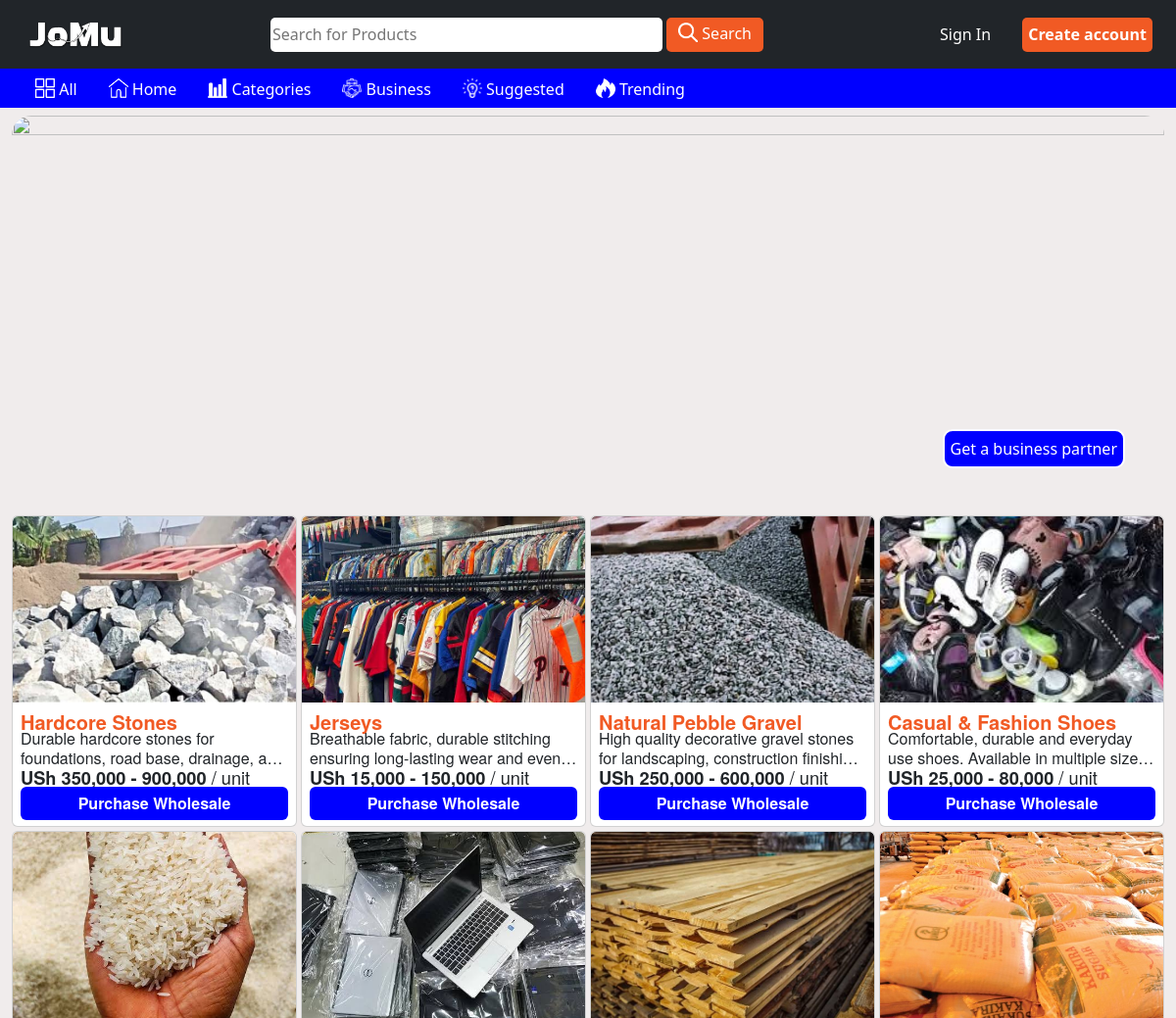
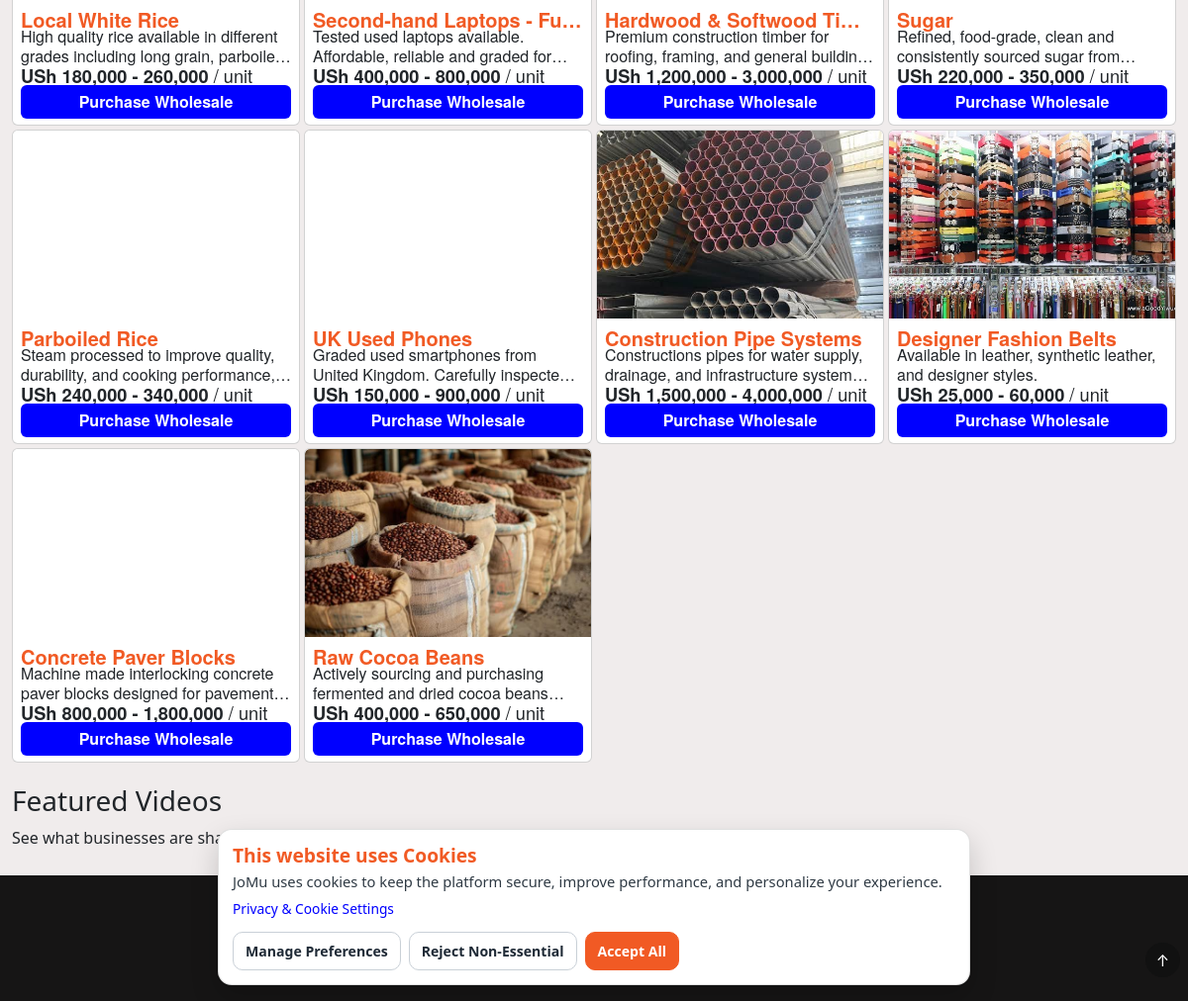
The page / on the database its author committed (2 pictures, top to bottom).
### tables this page shows
CREATE TABLE IF NOT EXISTS `listings` (
  `listing_id` int NOT NULL AUTO_INCREMENT,
  `user_id` int NOT NULL,
  `category` varchar(100) NOT NULL,
  `region` varchar(20) DEFAULT NULL,
  `city_town` varchar(120) DEFAULT NULL,
  `media` varchar(255) DEFAULT NULL,
  `stockname` varchar(100) NOT NULL,
  `description` varchar(400) DEFAULT NULL,
  `hashtags` varchar(220) DEFAULT NULL,
  `price` decimal(12,2) DEFAULT NULL,
  `price_from` varchar(30) DEFAULT NULL,
  `price_to` varchar(30) DEFAULT NULL,
  `created_at` timestamp NOT NULL DEFAULT CURRENT_TIMESTAMP,
  `listing_type` varchar(20) NOT NULL DEFAULT 'product',
  `moderation_status` varchar(20) NOT NULL DEFAULT 'visible',
  `hidden_reason` varchar(255) DEFAULT NULL,
  `hidden_at` datetime DEFAULT NULL,
  `hidden_by_admin_id` int UNSIGNED DEFAULT NULL,
  `admin_reviewed_at` datetime DEFAULT NULL,
  `admin_purged_at` datetime DEFAULT NULL,
  `views` int NOT NULL DEFAULT '0',
  `out_of_stock` tinyint(1) NOT NULL DEFAULT '0',
  PRIMARY KEY (`listing_id`)
);

### php/partials/helpers.php (called while the page is built, shortened)
<?php
function getMediaPath($media, $base) {
    return $base.$media;
}
function formatMoneyNumberPart(string $value): string
{
    $trimmed = trim($value);
    $normalized = str_replace([',', ' '], '', $trimmed);
    $negative = str_starts_with($normalized, '-');
    $parts = explode('.', $normalized, 2);
    $integer = $parts[0] ?? '0';
    $decimal = $parts[1] ?? '';
    $formattedInteger = number_format((int) $integer, 0, '.', ',');
    $formatted = $decimal !== '' ? ($formattedInteger . '.' . $decimal) : $formattedInteger;
    return $negative ? ('-' . $formatted) : $formatted;
}
function formatProductPriceRange(string $priceFrom, string $priceTo): string
{
    return 'USh ' . formatMoneyNumberPart($priceFrom) . ' - ' . formatMoneyNumberPart($priceTo) . ' / unit';
}

### index.php (the view, shortened to what this page needs)
<?php
require 'php/connection/dbconn.php';
require 'php/partials/helpers.php';
$searchQuery = trim((string) ($_GET['search'] ?? ''));
$hasActiveSearch = $searchQuery !== '';
function normalizeHomeSearchText(string $value): string
{
    $value = strtolower($value);
    $value = preg_replace('/[^a-z0-9]+/', ' ', $value);
    return trim(preg_replace('/\s+/', ' ', (string) $value));
}
function homeSearchTokens(string $query): array
{
    $normalized = normalizeHomeSearchText($query);
    if ($normalized === '') {
        return [];
    }
    $tokens = [];
    return array_keys($tokens);
}
function requestedHomeListingType(string $query): string
{
    $tokens = homeSearchTokens($query);
    if (count($tokens) !== 1) {
        return '';
    }
    return '';
}
function buildHomePersonalizationContext(mysqli $conn, int $currentUserId): array
{
    $context = [
        'listing_ids' => [],
        'seller_ids' => [],
        'categories' => [],
        'types' => [],
        'terms' => [],
        'global_terms' => [],
    ];
    if ($currentUserId <= 0) {
        return $context;
    }
    return $context;
}
function shuffleHomeListings(array $listings): array
{
    shuffle($listings);
    return $listings;
}
function applyGuestTrendingFeed(array $listings): array
{
    if (count($listings) <= 60) {
        return shuffleHomeListings($listings);
    }
    $selected = [];
    $selectedIds = [];
    $selected = appendRemainingHomeListings($listings, $selected, $selectedIds);
    return shuffleHomeListings($selected);
}
$image_listings = [];
$currentUserId = 0;
$searchTokens = homeSearchTokens($searchQuery);
$requestedListingType = requestedHomeListingType($searchQuery);
$homePersonalizationContext = buildHomePersonalizationContext($conn, $currentUserId);
$matchedListings = [];
$res = $conn->query(
    "SELECT l.*, u.businessname AS seller_businessname, u.profilepic AS seller_profilepic
     FROM listings l
     INNER JOIN users u ON u.id = l.user_id
     WHERE COALESCE(l.out_of_stock, 0) = 0
       AND COALESCE(l.moderation_status, 'visible') <> 'hidden'
       AND l.admin_purged_at IS NULL
     ORDER BY l.created_at DESC"
);
while ($row = $res->fetch_assoc()){
    $row['_home_search_score'] = $hasActiveSearch
        ? scoreHomeListingSearch($row, $searchQuery, $searchTokens, $requestedListingType)
        : 1;
    $matchedListings[] = $row;
}
$categoryCounts = [];
foreach ($matchedListings as $listing) {
    $categoryKey = normalizeHomeSearchText((string) ($listing['category'] ?? ''));
    $categoryCounts[$categoryKey] = ($categoryCounts[$categoryKey] ?? 0) + 1;
}
if ($hasActiveSearch) {
    usort($matchedListings, function (array $a, array $b) use ($requestedListingType, $categoryCounts): int {
        $scoreCompare = (int) ($b['_home_search_score'] ?? 0) <=> (int) ($a['_home_search_score'] ?? 0);
        if ($scoreCompare !== 0) {
            return $scoreCompare;
        }
        if ($requestedListingType !== '') {
            $aCategory = normalizeHomeSearchText((string) ($a['category'] ?? ''));
            $bCategory = normalizeHomeSearchText((string) ($b['category'] ?? ''));
            $categoryCompare = (int) ($categoryCounts[$bCategory] ?? 0) <=> (int) ($categoryCounts[$aCategory] ?? 0);
            if ($categoryCompare !== 0) {
                return $categoryCompare;
            }
        }
        return homeListingCreatedTimestamp($b) <=> homeListingCreatedTimestamp($a);
    });
} else {
    $matchedListings = $currentUserId > 0
        ? applyHomeFeedMix($matchedListings, $homePersonalizationContext)
        : applyGuestTrendingFeed($matchedListings);
}
foreach ($matchedListings as $row) {
    $image_listings[] = $row;
}
?>
<!DOCTYPE html>
<html lang="en">
<head>
    <link rel="stylesheet" href="assets/bootstrap.css">
    <link rel="stylesheet" href="assets/style.css">
</head>
<body class="body-one home-page">
    <header>
        <?php require 'components/nav.php' ?>
    </header>
    <main class="main-one">
        <div class="container-fluid mt-2 d-none d-md-none d-lg-block">
            <video width="53.5%" autoplay loop muted src="assets/videos/JoMu animation large_screens.mp4"
                class="animation welcome-carousel" style="object-fit: cover;"></video>
            <div id="myCourasel" class="carousel-slide" data-bs-ride="carousel">
                <div class="carousel-inner welcome-carousel" id="carousel-inner">
                    <div class="carousel-item active">
                    </div>
                    <button class="button find-partner" onclick="location.href='businessbulkorders.html'">Get a business
                        partner</button>
                </div>
            </div>
        </div>
        <div class="container my-2 cards-container">
            <div class="row g-1" id="imageListingsRow">
            <?php
             foreach ($image_listings as $listing) { ?>
                <div class="col-6 col-md-4 col-lg-3 listing-search-item" data-search-stock="<?php echo htmlspecialchars((string) ($listing['stockname'] ?? '')); ?>" data-search-category="<?php echo htmlspecialchars((string) ($listing['category'] ?? '')); ?>">
                    <div class="card h-100">
                        <?php
                            $listingType = strtolower((string) ($listing['listing_type'] ?? ''));
                            $isOwnListing = $currentUserId > 0 && (int) ($listing['user_id'] ?? 0) === $currentUserId;
                            $actionButtonLabel = $isOwnListing
                                ? 'See Listing'
                                : ($listingType === 'service' ? 'Schedule a Service' : 'Purchase Wholesale');
                            $priceFrom = trim((string) ($listing['price_from'] ?? ''));
                            $priceTo = trim((string) ($listing['price_to'] ?? ''));
                            $productPriceLabel = '';
                            if ($listingType === 'product' && $priceFrom !== '' && $priceTo !== '') {
                                $productPriceLabel = formatProductPriceRange($priceFrom, $priceTo);
                            } elseif ($listingType === 'product') {
                                $productPriceLabel = formatPriceText(trim((string) ($listing['price'] ?? '')));
                            }
                            $displayPriceLabel = $productPriceLabel;
                            $purchaseParams = http_build_query([
                                'image' => getMediaPath($listing['media'], 'php/'),
                                'title' => $listing['stockname'] ?? '',
                                'price' => $productPriceLabel !== '' ? $productPriceLabel : ($listing['price'] ?? ''),
                                'raw_price' => $listing['price'] ?? '',
                                'price_from' => $priceFrom,
                                'price_to' => $priceTo,
                                'description' => $listing['description'] ?? '',
                                'category' => $listing['category'] ?? '',
                                'seller_businessname' => $listing['seller_businessname'] ?? '',
                                'seller_profilepic' => $listing['seller_profilepic'] ?? '',
                                'seller_id' => $listing['user_id'] ?? '',
                                'listing_id' => $listing['listing_id'] ?? '',
                                'listing_type' => $listingType,
                                'owner_view' => $isOwnListing ? '1' : '0',
                            ]);
                            $purchaseUrl = 'purchasewholesale.html?' . $purchaseParams;
                            $actionUrl = (!$isOwnListing && $currentUserId <= 0)
                                ? '/?error=Not+Signed+In!'
                                : $purchaseUrl;
                            $homePreviewPosted = '';
                            $homeCreatedRaw = trim((string) ($listing['created_at'] ?? ''));
                            if ($homeCreatedRaw !== '') {
                                $homeCreatedTs = strtotime($homeCreatedRaw);
                                if ($homeCreatedTs !== false) {
                                    $homePreviewPosted = date('j M Y, g:i a', $homeCreatedTs);
                                }
                            }
                            $homePreviewBusiness = trim((string) ($listing['seller_businessname'] ?? ''));
                        ?>
                        <img src="<?php echo htmlspecialchars(getMediaPath($listing['media'], 'php/')); ?>" class="card-img-top img-fluid media-preview-item media-preview-source" alt="<?php echo htmlspecialchars($listing['stockname']); ?>" data-preview-type="image" data-preview-src="<?php echo htmlspecialchars(getMediaPath($listing['media'], 'php/')); ?>" data-preview-title="<?php echo htmlspecialchars($listing['stockname'] ?? ''); ?>" data-preview-description="<?php echo htmlspecialchars($listing['description'] ?? ''); ?>" data-preview-price="<?php echo htmlspecialchars($productPriceLabel !== '' ? $productPriceLabel : ($listing['price'] ?? '')); ?>" data-preview-listing-id="<?php echo (int) ($listing['listing_id'] ?? 0); ?>" data-preview-business="<?php echo htmlspecialchars($homePreviewBusiness); ?>" data-preview-posted="<?php echo htmlspecialchars($homePreviewPosted); ?>">
                        <div class="card-body p-2 d-flex flex-column jomu-card-typography" style="gap: 1px;">
                            <h5 class="card-title mb-0 listing-name-top"><?php echo htmlspecialchars($listing['stockname']); ?></h5>
                            <p class="card-text mb-0 listing-description"><span class="listing-description-text"><?php echo htmlspecialchars($listing['description'] ?? ''); ?></span></p>
                            <?php
                                $priceText = $displayPriceLabel;
                                $unitText = '';
                                if ($listingType === 'product' && substr($displayPriceLabel, -7) === ' / unit') {
                                    $priceText = substr($displayPriceLabel, 0, -7);
                                    $unitText = ' / unit';
                                }
                            ?>
                            <p class="card-text mb-0 product-price-range"><?php echo htmlspecialchars($priceText); ?><?php if ($unitText !== '') { ?><span class="price-unit"><?php echo htmlspecialchars($unitText); ?></span><?php } ?></p>
                            <a href="<?php echo htmlspecialchars($actionUrl); ?>" class="btn card-img-button py-1 mt-0 listing-action-btn"><?php echo htmlspecialchars($actionButtonLabel); ?></a>
                        </div>
                    </div>
                </div>
                <?php } ?>
            </div>
            <div class="listing-load-more-wrap">
            </div>
        </div>
        <div class="container video-container">
            <h3> Featured Videos</h3>
            <p>See what businesses are sharing.</p>
            <div class="container my-1 video-container">
                <div class="listing-load-more-wrap">
                </div>
            </div>
        </div>
    </main>
    <footer>
        <div class="container-fluid footer-shell">
            <div class="footer-links">
                <a href="termsandconditions.html">Terms of Use</a>
                <a href="privacypolicy.html">Privacy Policy</a>
                <a href="help.html">Help</a>
                <a href="support.html">Support</a>
                <a href="feedback.html">Give Feedback</a>
                <a href="about.html">About JoMu</a>
            </div>
            <div class="footer-links social-media-links" style="gap: 15px;">
                <h6>Stay in Touch:</h6>
                <?php
                $footerSiteLinks = isset($siteLinks) && is_array($siteLinks) ? $siteLinks : [];
                $footerSocialHref = static function (string $key) use ($footerSiteLinks): string {
                    $url = trim((string) ($footerSiteLinks[$key] ?? ''));
                    return $url !== '' ? htmlspecialchars($url, ENT_QUOTES, 'UTF-8') : '#';
                };
                ?>
                <a href="<?php echo $footerSocialHref('facebook'); ?>"><span><img src="assets/images/icons/Facebook Icon.png"
                            class="social-media-icons"></span>Facebook</a>
                <a href="<?php echo $footerSocialHref('tiktok'); ?>"><span><img src="assets/images/icons/Tiktok Icon.png"
                            class="social-media-icons"></span>TikTok</a>
                <a href="<?php echo $footerSocialHref('instagram'); ?>"><span><img src="assets/images/icons/Instagram Icon.png"
                            class="social-media-icons"></span>Instagram</a>
                <a href="<?php echo $footerSocialHref('x'); ?>"><span><img src="assets/images/icons/X Icon.png"
                            class="social-media-icons"></span>Twitter(X)</a>
            </div>
            <br>
            <p style="font-size: 13px;">&copy; 2026 JoMu. All rights reserved.</p>
        </div>
    </footer>
    <button id="backToTop">&#8593;</button>
</body>
</html>

### rows shown on the page
listings: media (picture), stockname "Hardcore Stones", description "Durable hardcore stones for foundations, road base, drainage,…", priceText "USh 350,000 - 900,000", unitText "/ unit", listing_type "Purchase Wholesale"
listings: media (picture), stockname "Jerseys", description "Breathable fabric, durable stitching ensuring long-lasting wear and…", priceText "USh 15,000 - 150,000", unitText "/ unit", listing_type "Purchase Wholesale"
listings: media (picture), stockname "Natural Pebble Gravel", description "High quality decorative gravel stones for landscaping, construction…", priceText "USh 250,000 - 600,000", unitText "/ unit", listing_type "Purchase Wholesale"
listings: media (picture), stockname "Casual & Fashion Shoes", description "Comfortable, durable and everyday use shoes. Available in multiple…", priceText "USh 25,000 - 80,000", unitText "/ unit", listing_type "Purchase Wholesale"
listings: media (picture), stockname "Local White Rice", description "High quality rice available in different grades including long grain,…", priceText "USh 180,000 - 260,000", unitText "/ unit", listing_type "Purchase Wholesale"
listings: media (picture), stockname "Second-hand Laptops - Fu…", description "Tested used laptops available. Affordable, reliable and graded…", priceText "USh 400,000 - 800,000", unitText "/ unit", listing_type "Purchase Wholesale"
listings: media (picture), stockname "Hardwood & Softwood Ti…", description "Premium construction timber for roofing, framing, and general…", priceText "USh 1,200,000 - 3,000,000", unitText "/ unit", listing_type "Purchase Wholesale"
listings: media (picture), stockname "Sugar", description "Refined, food-grade, clean and consistently sourced sugar…", priceText "USh 220,000 - 350,000", unitText "/ unit", listing_type "Purchase Wholesale"
listings: media (picture), stockname "Parboiled Rice", description "Steam processed to improve quality, durability, and cooking…", priceText "USh 240,000 - 340,000", unitText "/ unit", listing_type "Purchase Wholesale"
listings: media (picture), stockname "UK Used Phones", description "Graded used smartphones from United Kingdom. Carefully…", priceText "USh 150,000 - 900,000", unitText "/ unit", listing_type "Purchase Wholesale"
listings: media (picture), stockname "Construction Pipe Systems", description "Constructions pipes for water supply, drainage, and infrastructure…", priceText "USh 1,500,000 - 4,000,000", unitText "/ unit", listing_type "Purchase Wholesale"
listings: media (picture), stockname "Designer Fashion Belts", description "Available in leather, synthetic leather, and designer styles.", priceText "USh 25,000 - 60,000", unitText "/ unit", listing_type "Purchase Wholesale"
listings: media (picture), stockname "Concrete Paver Blocks", description "Machine made interlocking concrete paver blocks designed for…", priceText "USh 800,000 - 1,800,000", unitText "/ unit", listing_type "Purchase Wholesale"
listings: media (picture), stockname "Raw Cocoa Beans", description "Actively sourcing and purchasing fermented and dried cocoa…", priceText "USh 400,000 - 650,000", unitText "/ unit", listing_type "Purchase Wholesale"
